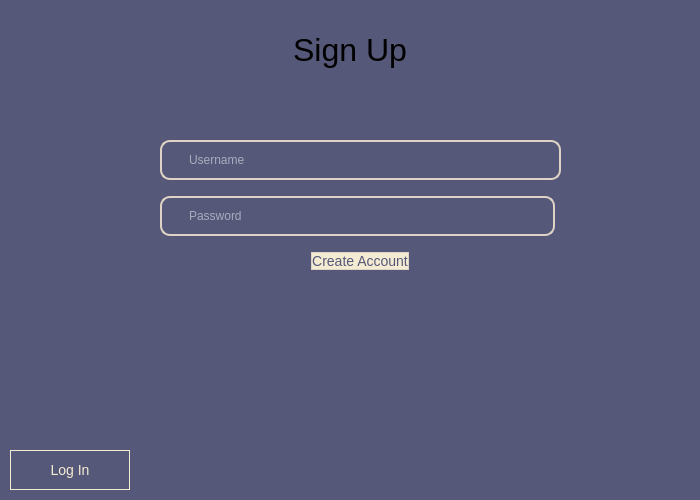
<?xml version="1.0" encoding="UTF-8"?>
<ui version="4.0">
 <class>SignupPopup</class>
 <widget class="QWidget" name="SignupPopup">
  <property name="geometry">
   <rect>
    <x>0</x>
    <y>0</y>
    <width>700</width>
    <height>500</height>
   </rect>
  </property>
  <property name="sizePolicy">
   <sizepolicy hsizetype="Fixed" vsizetype="Fixed">
    <horstretch>0</horstretch>
    <verstretch>0</verstretch>
   </sizepolicy>
  </property>
  <property name="minimumSize">
   <size>
    <width>700</width>
    <height>500</height>
   </size>
  </property>
  <property name="maximumSize">
   <size>
    <width>700</width>
    <height>500</height>
   </size>
  </property>
  <property name="windowTitle">
   <string>Sign Up</string>
  </property>
  <property name="styleSheet">
   <string notr="true">QWidget {
	background-color: #555879
}</string>
  </property>
  <widget class="QLabel" name="label">
   <property name="geometry">
    <rect>
     <x>0</x>
     <y>30</y>
     <width>700</width>
     <height>40</height>
    </rect>
   </property>
   <property name="styleSheet">
    <string notr="true">QLabel {
	font-size: 32px
}</string>
   </property>
   <property name="text">
    <string>Sign Up</string>
   </property>
   <property name="alignment">
    <set>Qt::AlignCenter</set>
   </property>
  </widget>
  <widget class="QWidget" name="verticalLayoutWidget">
   <property name="geometry">
    <rect>
     <x>160</x>
     <y>130</y>
     <width>401</width>
     <height>151</height>
    </rect>
   </property>
   <layout class="QVBoxLayout" name="verticalLayout">
    <item>
     <widget class="QLineEdit" name="usernameField">
      <property name="styleSheet">
       <string notr="true">QLineEdit {
  color: white;
  border: 2px solid #DED3C4;
  border-radius: 10px;
  padding: 10px 25px;
  background: transparent;
}

QLineEdit:focus {
  border: 2px solid #F4EBD3;
}</string>
      </property>
      <property name="inputMethodHints">
       <set>Qt::ImhLatinOnly</set>
      </property>
      <property name="placeholderText">
       <string>Username</string>
      </property>
      <property name="clearButtonEnabled">
       <bool>true</bool>
      </property>
     </widget>
    </item>
    <item>
     <layout class="QHBoxLayout" name="horizontalLayout">
      <item>
       <widget class="QLineEdit" name="passwordField">
        <property name="styleSheet">
         <string notr="true">QLineEdit {
  color: white;
  border: 2px solid #DED3C4;
  border-radius: 10px;
  padding: 10px 25px;
  background: transparent;
}

QLineEdit:focus {
  border: 2px solid #F4EBD3;
}</string>
        </property>
        <property name="inputMethodHints">
         <set>Qt::ImhHiddenText|Qt::ImhLatinOnly|Qt::ImhNoAutoUppercase|Qt::ImhNoPredictiveText|Qt::ImhSensitiveData</set>
        </property>
        <property name="echoMode">
         <enum>QLineEdit::Password</enum>
        </property>
        <property name="placeholderText">
         <string>Password</string>
        </property>
        <property name="clearButtonEnabled">
         <bool>true</bool>
        </property>
       </widget>
      </item>
      <item>
       <widget class="QCheckBox" name="showPwdCB">
        <property name="cursor">
         <cursorShape>PointingHandCursor</cursorShape>
        </property>
        <property name="styleSheet">
         <string notr="true">QCheckBox::indicator {
        width: 0;
        height: 0;
    }
    QCheckBox {
        spacing: 0;
        margin: 0;
    }</string>
        </property>
        <property name="text">
         <string/>
        </property>
        <property name="iconSize">
         <size>
          <width>25</width>
          <height>25</height>
         </size>
        </property>
        <property name="tristate">
         <bool>false</bool>
        </property>
       </widget>
      </item>
     </layout>
    </item>
    <item alignment="Qt::AlignHCenter">
     <widget class="QPushButton" name="createAccountBtn_2">
      <property name="styleSheet">
       <string notr="true">QPushButton {
  color: #555879;
  padding: 0.2em 1.7em;
  font-size: 14px;
  border-radius: 0.5em;
  background: #F4EBD3;
  border: 1px solid #DED3C4;
}

QPushButton:hover {
  background: rgb(230, 221, 209);
}

QPushButton:pressed {
  color: #98A1BC;
  background: #DED3C4;
}
</string>
      </property>
      <property name="text">
       <string>Create Account</string>
      </property>
     </widget>
    </item>
   </layout>
  </widget>
  <widget class="QPushButton" name="loginBtn">
   <property name="geometry">
    <rect>
     <x>10</x>
     <y>450</y>
     <width>120</width>
     <height>40</height>
    </rect>
   </property>
   <property name="styleSheet">
    <string notr="true">QPushButton {
  color: #F4EBD3;
  padding: 0.4em 1.2em;
  font-size: 14px;
  border-radius: 0.5em;
  background: #555879;
  border: 1px solid #F4EBD3;
}

QPushButton:hover {
  color: rgb(230, 221, 209);
  border: 1px solid rgb(230, 221, 209);
}

QPushButton:pressed {
  color: #DED3C4;
  border: 1px solid #DED3C4;
}
</string>
   </property>
   <property name="text">
    <string>Log In</string>
   </property>
  </widget>
 </widget>
 <resources/>
 <connections/>
</ui>
